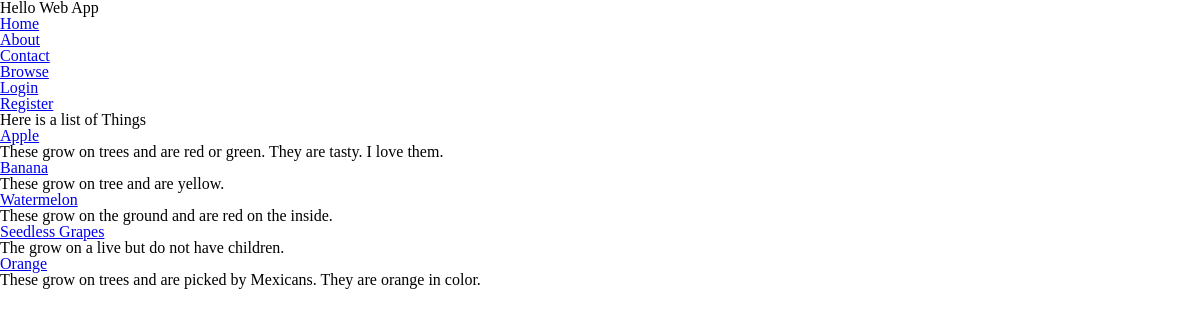
The page / on the database its author committed.
### collection/models.py (models this page shows)
class Thing(models.Model):
    name = models.CharField(max_length=255)
    description = models.TextField()
    slug = models.SlugField(unique=True)
    user = models.OneToOneField(User, blank=True, null=True)

### collection/views.py (the view)
# urls.py: url(r'^$', 'collection.views.index', name='home'),
def index(request):
	things = Thing.objects.all()
	return render(request, 'index.html', {'things': things})

### collection/templates/index.html (shortened to what this page needs)
{% extends 'layouts/base.html' %}
{% block content %}
  <h1><small>Here is a list of Things</small></h1>
      {% for thing in things %}
        <h3><a href="{% url 'thing_detail' slug=thing.slug %}">{{ thing.name }}</a></h3>
        <p>{{ thing.description }}</p>
    {% endfor %}
{% endblock %}

### collection/templates/layouts/base.html (shortened to what this page needs)
{% load staticfiles %}
<!DOCTYPE html>
<html>
  <head>
  	<link rel="stylesheet" href="{% static 'css/reset.css' %}" />
    <link rel="stylesheet" href="{% static 'css/styles.css' %}" />
  </head>
  <body>
      <header>
        <h1>Hello Web App</h1>
        <nav>
          <ul>
            <li><a href="{% url 'home' %}">Home</a></li>
            <li><a href="{% url 'about' %}">About</a></li>
            <li><a href="{% url 'contact' %}">Contact</a></li>
            <li><a href="{% url 'browse' %}">Browse</a></li>
            {% if user.is_authenticated %}
              <li>
                <a href="{% url 'auth_logout' %}">Logout</a>
              </li>
            {% else %}
              <li>
                <a href="{% url 'auth_login' %}">Login</a>
              </li>
              <li>
                <a href="{% url 'registration_register' %}">Register</a>
              </li>
            {% endif %}
          </ul>
        </nav>
      </header>
        {% block content %}
        {% endblock %}
  </body>
</html>

### rows shown on the page
Thing: name "Apple", description "These grow on trees and are red or green. They are tasty. I love them."
Thing: name "Banana", description "These grow on tree and are yellow."
Thing: name "Watermelon", description "These grow on the ground and are red on the inside."
Thing: name "Seedless Grapes", description "The grow on a live but do not have children."
Thing: name "Orange", description "These grow on trees and are picked by Mexicans. They are orange in color."
